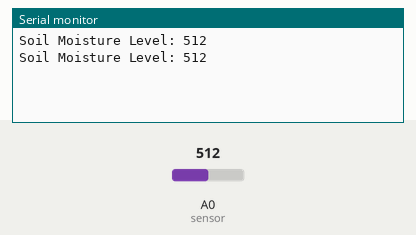
Bench run of a sketch on a simulated Arduino Uno, built with avr-gcc and run on an emulated ATmega328P. Parts: the last lines printed to the serial monitor. Inputs (shaded band) come from the test bench; at power-on: A0 (sensor) = 512.

Above: at 1.8 s.
1.9 s: A0 (sensor) set to 716
At 2.8 s:
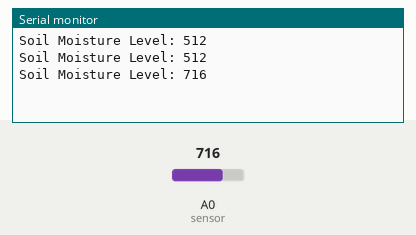
3.4 s: A0 (sensor) set to 900
At 4.4 s:
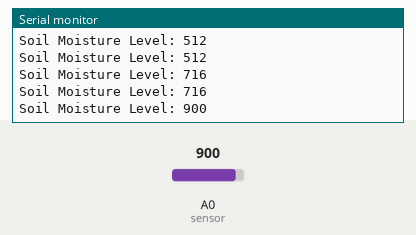
Timing chart, 0 to 6.4 s (numbered marks = the images above; inputs shaded):
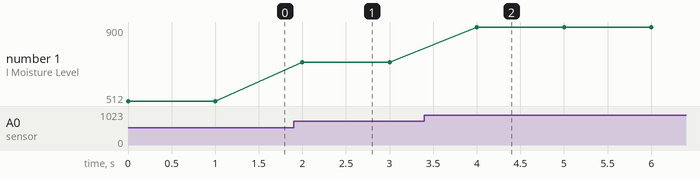

The sketch:

TestWithMoistureSensor.ino
```cpp
void setup() {
  Serial.begin(9600); // Initialize serial communication for debugging
}

void loop() {
  int sensorValue = analogRead(A0); // Read the analog value from the sensor
  Serial.print("Soil Moisture Level: ");
  Serial.println(sensorValue);
  delay(1000); // Delay for one second before the next reading
}
```

Measured:
- after the input at 1.9 s, the serial monitor: prints a new line after 0.10 s (image 1)
- after the input at 3.4 s, the serial monitor: prints a new line after 0.60 s (image 2)
- plotted number 1: 512 → 716 after the input at 1.9 s, 716 → 900 after the input at 3.4 s
